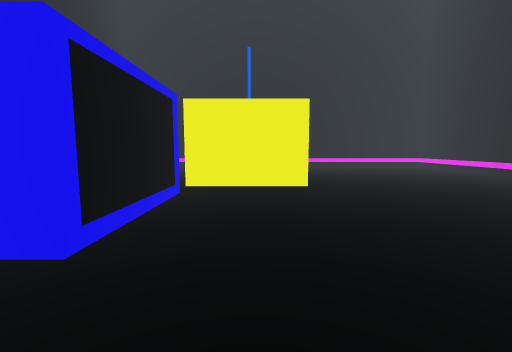
View 1 (above)

17 first-person views from a walk through a scene from a Unity 3-D project. The camera is 1.5 m above the floor, tilts 6° down and sees 90° across. The floor is counted in squares, 1 m on a side. Each view is taken from the middle of a square. On the plan, view 1 faces up. The plan holds only what a view shows up to about 13 squares ahead; the rest is blank. The place goes on beyond the plan. The player is left out.

View 2
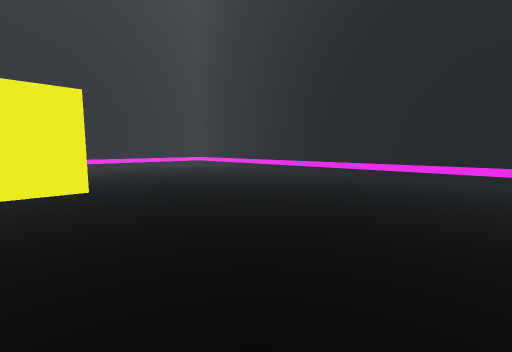

View 3
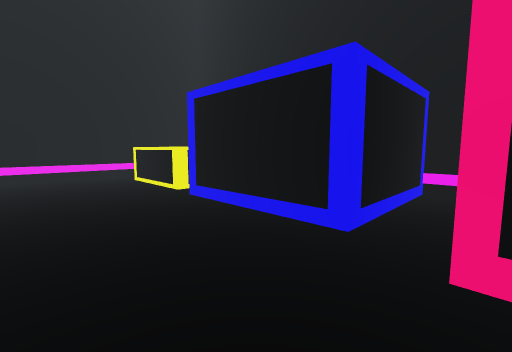

View 4
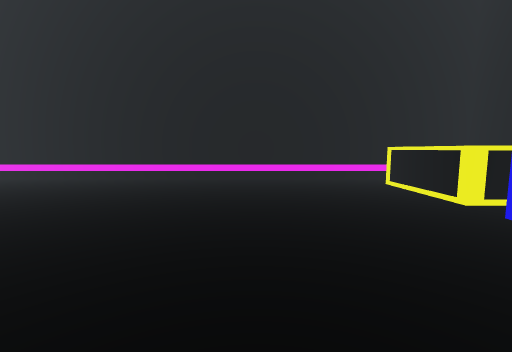

View 5
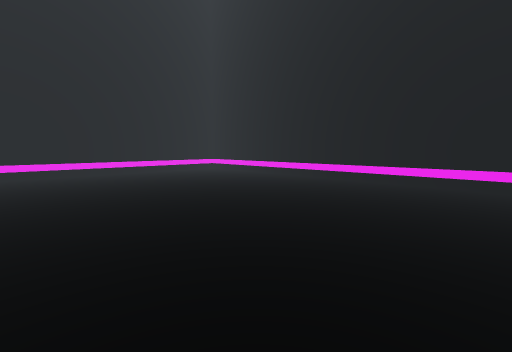

View 6
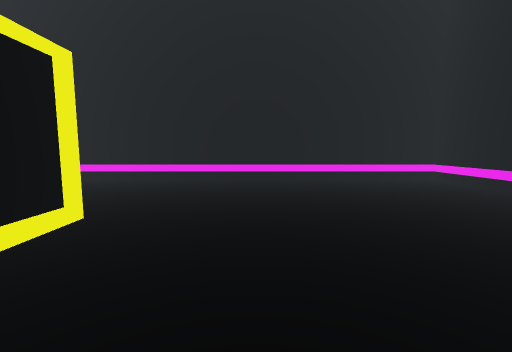

View 7
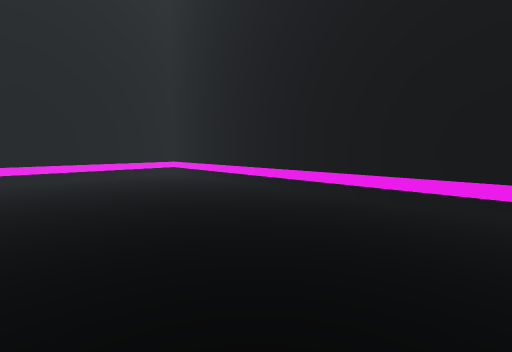

View 8
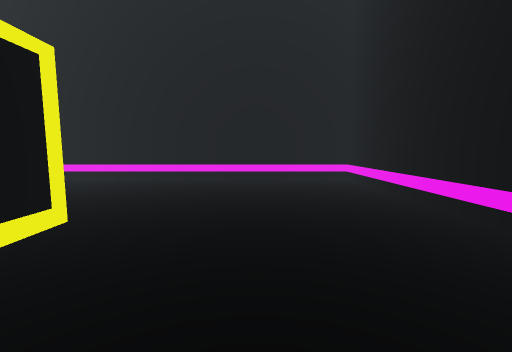

View 9
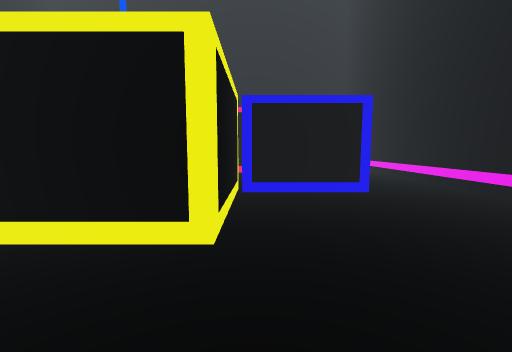

View 10
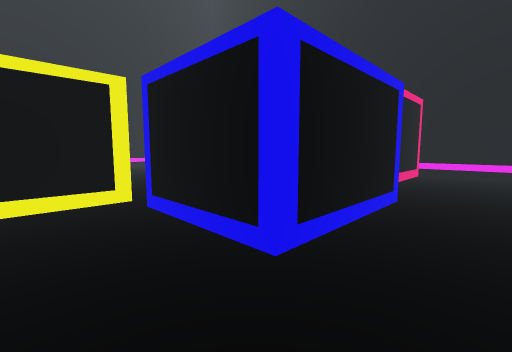

View 11
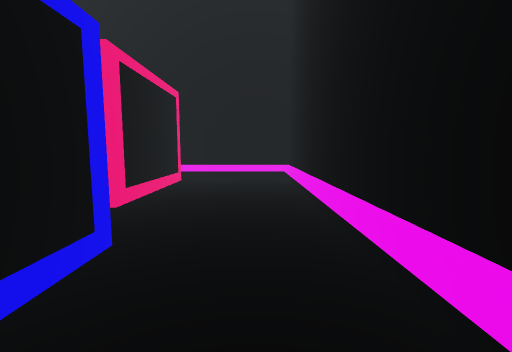

View 12
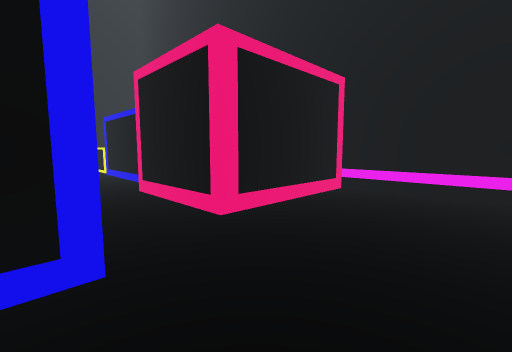

View 13
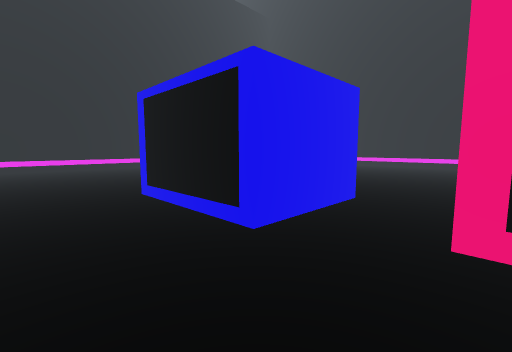

View 14
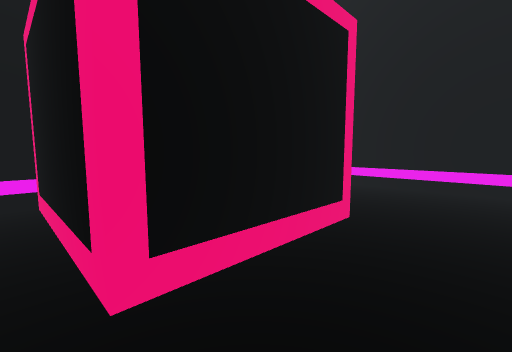

View 15
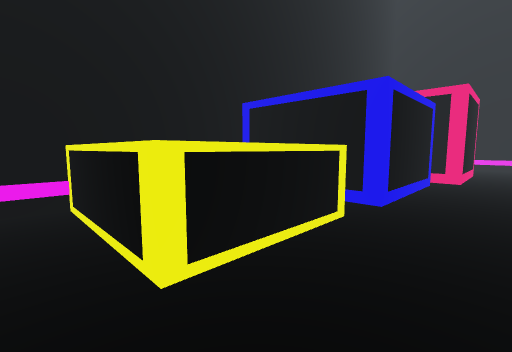

View 16
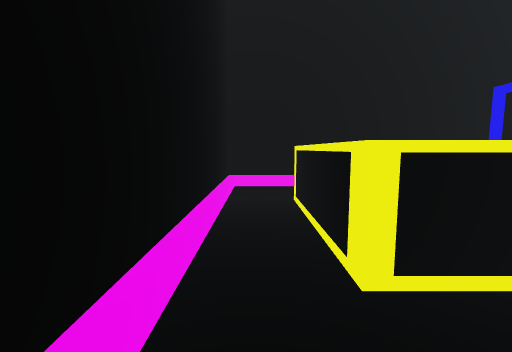

View 17
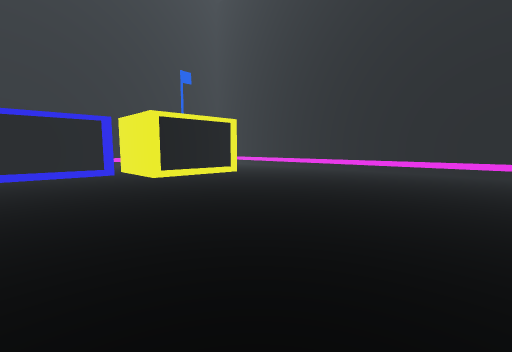

### Floor plan
Key: @ floor where view 1 was taken; # wall or solid block; . floor; = window, fence, low wall or low ledge; O other object.
Columns run from 11 left of view 1 to 14 right of it. Each row starts with its distance up from view 1.
 22 ##########################
 21 #........................=
 20 #........................#
 19 #........................#
 18 #........................#
 17 #........................#
 16 #........................#
 15 #........................#
 14 #........................#
 13 #........#   #...........#
 12 #........#   #...........#
 11 #........#   #...........#
 10 #........##  #...........#
  9 #........O####...........#
  8 #...####O................#
  7 #...#  ##................#
  6 #...#   #................#
  5 #...#   #................#
  4 #...##  #................#
  3 #....####................#
  2 #........................#
  1 #........................#
  0 #.....#####@######.......#
 -1 #.....#   #.#    #.OOOOO.#
 -2 #.....#   #.#    # O   O.#
 -3 #.....#   #.#    #     O.#
 -4 #.....#   #.#          O.#
 -5 #.....O   O.#          O.#
 -6 #######   ###         ####

Where each view was taken, in squares from view 1:
view 1: 0 up, 0 right, facing up
view 2: 0 up, 0 right, facing up-right
view 3: 4 up, 1 left, facing down-right
view 4: 5 up, 1 right, facing right
view 5: 5 up, 2 right, facing up-right
view 6: 9 up, 5 right, facing up
view 7: 14 up, 4 right, facing up-left
view 8: 17 up, 2 right, facing left
view 9: 17 up, 3 left, facing down
view 10: 11 up, 9 left, facing down-right
view 11: 7 up, 9 left, facing down
view 12: 4 up, 10 left, facing down-right
view 13: 0 up, 10 left, facing up-right
view 14: 3 up, 0 right, facing down-left
view 15: 2 up, 13 right, facing down-left
view 16: 2 up, 13 right, facing down
view 17: 4 up, 13 right, facing up-left
